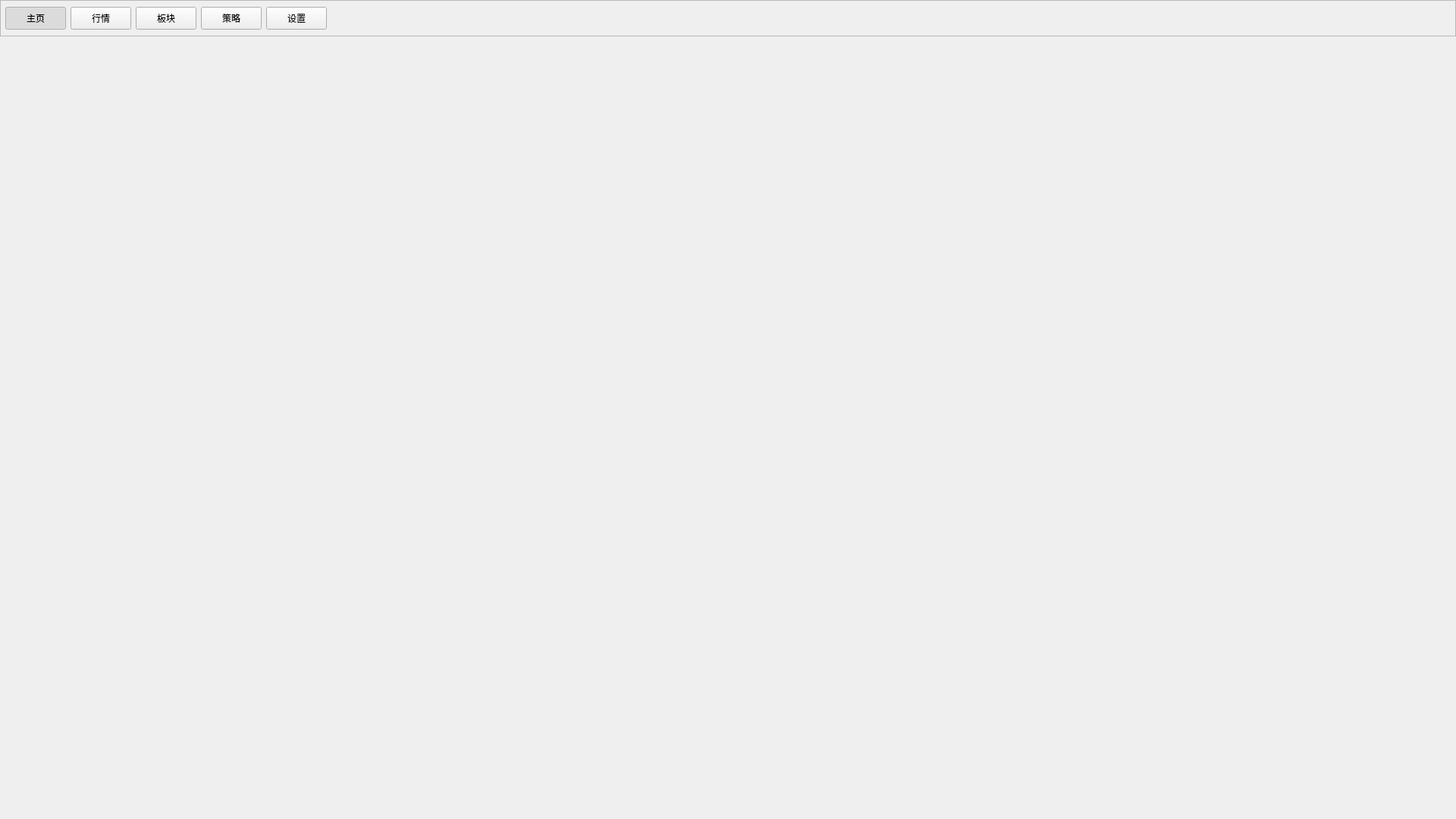
<?xml version="1.0" encoding="UTF-8"?>
<ui version="4.0">
 <class>MainWidget</class>
 <widget class="QWidget" name="MainWidget">
  <property name="geometry">
   <rect>
    <x>0</x>
    <y>0</y>
    <width>1920</width>
    <height>1080</height>
   </rect>
  </property>
  <property name="minimumSize">
   <size>
    <width>1366</width>
    <height>768</height>
   </size>
  </property>
  <property name="windowTitle">
   <string>Form</string>
  </property>
  <layout class="QVBoxLayout" name="verticalLayout">
   <property name="spacing">
    <number>3</number>
   </property>
   <property name="leftMargin">
    <number>0</number>
   </property>
   <property name="topMargin">
    <number>0</number>
   </property>
   <property name="rightMargin">
    <number>0</number>
   </property>
   <property name="bottomMargin">
    <number>0</number>
   </property>
   <item>
    <widget class="QFrame" name="frame_tab">
     <property name="minimumSize">
      <size>
       <width>0</width>
       <height>48</height>
      </size>
     </property>
     <property name="maximumSize">
      <size>
       <width>16777215</width>
       <height>48</height>
      </size>
     </property>
     <property name="frameShape">
      <enum>QFrame::StyledPanel</enum>
     </property>
     <property name="frameShadow">
      <enum>QFrame::Raised</enum>
     </property>
     <layout class="QHBoxLayout" name="horizontalLayout_8">
      <property name="leftMargin">
       <number>6</number>
      </property>
      <property name="topMargin">
       <number>6</number>
      </property>
      <property name="rightMargin">
       <number>6</number>
      </property>
      <property name="bottomMargin">
       <number>6</number>
      </property>
      <item>
       <widget class="QPushButton" name="btn_home">
        <property name="minimumSize">
         <size>
          <width>0</width>
          <height>30</height>
         </size>
        </property>
        <property name="maximumSize">
         <size>
          <width>16777215</width>
          <height>30</height>
         </size>
        </property>
        <property name="text">
         <string>主页</string>
        </property>
        <property name="checkable">
         <bool>true</bool>
        </property>
        <property name="checked">
         <bool>true</bool>
        </property>
        <property name="autoExclusive">
         <bool>true</bool>
        </property>
       </widget>
      </item>
      <item>
       <widget class="QPushButton" name="btn_market">
        <property name="minimumSize">
         <size>
          <width>0</width>
          <height>30</height>
         </size>
        </property>
        <property name="maximumSize">
         <size>
          <width>16777215</width>
          <height>30</height>
         </size>
        </property>
        <property name="text">
         <string>行情</string>
        </property>
        <property name="checkable">
         <bool>true</bool>
        </property>
        <property name="autoExclusive">
         <bool>true</bool>
        </property>
       </widget>
      </item>
      <item>
       <widget class="QPushButton" name="btn_board">
        <property name="minimumSize">
         <size>
          <width>0</width>
          <height>30</height>
         </size>
        </property>
        <property name="maximumSize">
         <size>
          <width>16777215</width>
          <height>30</height>
         </size>
        </property>
        <property name="text">
         <string>板块</string>
        </property>
        <property name="checkable">
         <bool>true</bool>
        </property>
        <property name="autoExclusive">
         <bool>true</bool>
        </property>
       </widget>
      </item>
      <item>
       <widget class="QPushButton" name="btn_strategy">
        <property name="minimumSize">
         <size>
          <width>0</width>
          <height>30</height>
         </size>
        </property>
        <property name="maximumSize">
         <size>
          <width>16777215</width>
          <height>30</height>
         </size>
        </property>
        <property name="text">
         <string>策略</string>
        </property>
        <property name="checkable">
         <bool>true</bool>
        </property>
        <property name="autoExclusive">
         <bool>true</bool>
        </property>
       </widget>
      </item>
      <item>
       <widget class="QPushButton" name="btn_setting">
        <property name="minimumSize">
         <size>
          <width>0</width>
          <height>30</height>
         </size>
        </property>
        <property name="maximumSize">
         <size>
          <width>16777215</width>
          <height>30</height>
         </size>
        </property>
        <property name="text">
         <string>设置</string>
        </property>
        <property name="checkable">
         <bool>true</bool>
        </property>
        <property name="autoExclusive">
         <bool>true</bool>
        </property>
       </widget>
      </item>
      <item>
       <spacer name="horizontalSpacer_5">
        <property name="orientation">
         <enum>Qt::Horizontal</enum>
        </property>
        <property name="sizeHint" stdset="0">
         <size>
          <width>40</width>
          <height>20</height>
         </size>
        </property>
       </spacer>
      </item>
     </layout>
    </widget>
   </item>
   <item>
    <widget class="QStackedWidget" name="stackedWidget">
     <property name="currentIndex">
      <number>-1</number>
     </property>
    </widget>
   </item>
  </layout>
 </widget>
 <resources/>
 <connections/>
</ui>
